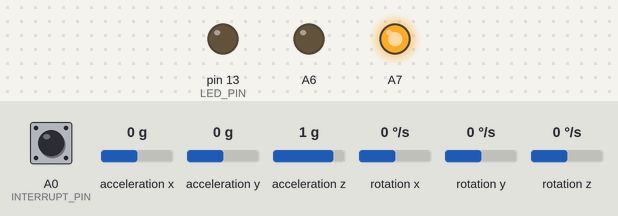
A sketch run on a simulated Teensy 4. Parts: output pins drawn as LEDs (lit = HIGH). Inputs (shaded band) come from the test bench; at power-on: A0 (INTERRUPT_PIN) LOW, acceleration x 0 g, acceleration y 0 g, acceleration z 1 g, rotation x 0 °/s, rotation y 0 °/s, rotation z 0 °/s. The sensor or clock chip raises its interrupt line as the real part does; what the sketch prints to the serial monitor is not drawn.

Above: at 0.8 s.
At 8.91 s:
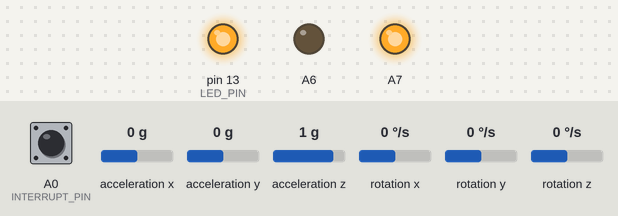
Timing chart, 0 to 22.0 s (numbered marks = the images above):
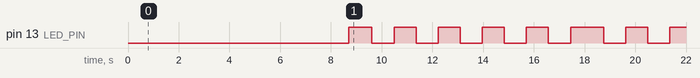

Measured:
- by itself, pin 13 (LED_PIN): goes 5 × (HIGH 0.91 s, LOW 0.87 s), HIGH 1.3 s, LOW 0.87 s, HIGH 0.87 s, LOW 0.87 s, then HIGH

The sketch:

rwp-1.ino
```cpp
// Reaction Wheel Pendulum Controller
// Kyle Bartholomew
// June 13, 2017


// This code is based on the I2Cdev example projects and uses the I2Cdev library, hence this license:
/* ============================================
  I2Cdev device library code is placed under the MIT license
  Copyright (c) 2012 Jeff Rowberg

  Permission is hereby granted, free of charge, to any person obtaining a copy
  of this software and associated documentation files (the "Software"), to deal
  in the Software without restriction, including without limitation the rights
  to use, copy, modify, merge, publish, distribute, sublicense, and/or sell
  copies of the Software, and to permit persons to whom the Software is
  furnished to do so, subject to the following conditions:

  The above copyright notice and this permission notice shall be included in
  all copies or substantial portions of the Software.

  THE SOFTWARE IS PROVIDED "AS IS", WITHOUT WARRANTY OF ANY KIND, EXPRESS OR
  IMPLIED, INCLUDING BUT NOT LIMITED TO THE WARRANTIES OF MERCHANTABILITY,
  FITNESS FOR A PARTICULAR PURPOSE AND NONINFRINGEMENT. IN NO EVENT SHALL THE
  AUTHORS OR COPYRIGHT HOLDERS BE LIABLE FOR ANY CLAIM, DAMAGES OR OTHER
  LIABILITY, WHETHER IN AN ACTION OF CONTRACT, TORT OR OTHERWISE, ARISING FROM,
  OUT OF OR IN CONNECTION WITH THE SOFTWARE OR THE USE OR OTHER DEALINGS IN
  THE SOFTWARE.
  ===============================================
*/

// I2Cdev and MPU6050 must be installed as libraries, or else the .cpp/.h files
// for both classes must be in the include path of your project
#include "I2Cdev.h"

#include "MPU6050_6Axis_MotionApps20.h"

#include "Wire.h"


// class default I2C address is 0x68
// specific I2C addresses may be passed as a parameter here
// AD0 low = 0x68 (default for SparkFun breakout and InvenSense evaluation board)
// AD0 high = 0x69
MPU6050 mpu;
//MPU6050 mpu(0x69); // <-- use for AD0 high

/* =========================================================================
   NOTE: In addition to connection 3.3v, GND, SDA, and SCL, this sketch
   depends on the MPU-6050's INT pin being connected to the Arduino's
   external interrupt #0 pin. On the Arduino Uno and Mega 2560, this is
   digital I/O pin 2.
   ========================================================================= */

/* =========================================================================
   NOTE: Arduino v1.0.1 with the Leonardo board generates a compile error
   when using Serial.write(buf, len). The Teapot output uses this method.
   The solution requires a modification to the Arduino USBAPI.h file, which
   is fortunately simple, but annoying. This will be fixed in the next IDE
   release. For more info, see these links:

   http://arduino.cc/forum/index.php/topic,109987.0.html
   http://code.google.com/p/arduino/issues/detail?id=958
   ========================================================================= */


#define INTERRUPT_PIN 14  // use pin 2 on Arduino Uno & most boards
#define SERVOPIN 12
#define LED_PIN 13 // (Arduino is 13, Teensy is 11, Teensy++ is 6)
bool blinkState = false;

// MPU control/status vars
bool dmpReady = false;  // set true if DMP init was successful
uint8_t mpuIntStatus;   // holds actual interrupt status byte from MPU
uint8_t devStatus;      // return status after each device operation (0 = success, !0 = error)
uint16_t packetSize;    // expected DMP packet size (default is 42 bytes)
uint16_t fifoCount;     // count of all bytes currently in FIFO
uint8_t fifoBuffer[64]; // FIFO storage buffer

// orientation/motion vars
Quaternion q;           // [w, x, y, z]         quaternion container
VectorInt16 aa;         // [x, y, z]            accel sensor measurements
VectorInt16 aaReal;     // [x, y, z]            gravity-free accel sensor measurements
VectorInt16 aaWorld;    // [x, y, z]            world-frame accel sensor measurements
VectorFloat gravity;    // [x, y, z]            gravity vector
float euler[3];         // [psi, theta, phi]    Euler angle container
float ypr[3];           // [yaw, pitch, roll]   yaw/pitch/roll container and gravity vector

double rolldeg = 0.0;

double error = 0, lastError = 0, currentTime = 0, lastTime = 0, motorOutput = 0,
       pterm = 0, dterm = 0, measuredVel = 0, velocity = 0, dt = 0;

double kp = 18.0;
double kd = -9.0;
double deadband = 0.0;
double setpoint = 2.25;
double range = 20.0; // amps

double setpointfilter = .999; //unused

unsigned long counter = 0;

// ================================================================
// ===               INTERRUPT DETECTION ROUTINE                ===
// ================================================================

volatile bool mpuInterrupt = false;     // indicates whether MPU interrupt pin has gone high
void dmpDataReady() {
  mpuInterrupt = true;
}


// ================================================================
// ===                      INITIAL SETUP                       ===
// ================================================================

void setup() {
  pinMode(21, OUTPUT);
  pinMode(20, OUTPUT);
  digitalWrite(21, HIGH);
  digitalWrite(20, LOW);
  delay(200); // wait for mpu6050 to boot up
  // join I2C bus (I2Cdev library doesn't do this automatically)
  Wire.begin();
  //Wire.setClock(400000); // 400kHz I2C clock. Comment this line if having compilation difficulties

  Serial.begin(9600); // this is actually much faster since it is over usb

  Serial2.begin(115200); // this is the actual speed of Serial2

  // initialize device
  Serial.println(F("Initializing I2C devices..."));
  mpu.initialize();
  pinMode(INTERRUPT_PIN, INPUT);

  // verify connection
  Serial.println(F("Testing device connections..."));
  Serial.println(mpu.testConnection() ? F("MPU6050 connection successful") : F("MPU6050 connection failed"));

  // load and configure the DMP
  Serial.println(F("Initializing DMP..."));
  devStatus = mpu.dmpInitialize();

  // supply your own gyro offsets here, scaled for min sensitivity
  // Use IMU_Zero to find the proper offsets
  mpu.setXGyroOffset(49);
  mpu.setYGyroOffset(-43);
  mpu.setZGyroOffset(25);
  mpu.setXAccelOffset(-2397);
  mpu.setYAccelOffset(-1303);
  mpu.setZAccelOffset(1600);

  // make sure it worked (returns 0 if so)
  if (devStatus == 0) {
    // turn on the DMP, now that it's ready
    Serial.println(F("Enabling DMP..."));
    mpu.setDMPEnabled(true);

    // enable Arduino interrupt detection
    Serial.println(F("Enabling interrupt detection (Arduino external interrupt 0)..."));
    attachInterrupt(digitalPinToInterrupt(INTERRUPT_PIN), dmpDataReady, RISING);
    mpuIntStatus = mpu.getIntStatus();

    // set our DMP Ready flag so the main loop() function knows it's okay to use it
    Serial.println(F("DMP ready! Waiting for first interrupt..."));
    dmpReady = true;

    // get expected DMP packet size for later comparison
    packetSize = mpu.dmpGetFIFOPacketSize();
  } else {
    // ERROR!
    // 1 = initial memory load failed
    // 2 = DMP configuration updates failed
    // (if it's going to break, usually the code will be 1)
    Serial.print(F("DMP Initialization failed (code "));
    Serial.print(devStatus);
    Serial.println(F(")"));
  }

  // configure LED for output
  pinMode(LED_PIN, OUTPUT);

  delay(8000);
}


// ================================================================
// ===                    MAIN PROGRAM LOOP                     ===
// ================================================================

void loop() {
  // if programming failed, don't try to do anything
  if (!dmpReady) return;
  // wait for MPU interrupt or extra packet(s) available
  while (!mpuInterrupt && fifoCount < packetSize) {
    // other program behavior stuff here
    // .
    // .
    // .
    // if you are really paranoid you can frequently test in between other
    // stuff to see if mpuInterrupt is true, and if so, "break;" from the
    // while() loop to immediately process the MPU data
    // .
    // .
    // .


  }

  // reset interrupt flag and get INT_STATUS byte
  mpuInterrupt = false;
  mpuIntStatus = mpu.getIntStatus();

  // get current FIFO count
  fifoCount = mpu.getFIFOCount();

  // check for overflow (this should never happen unless our code is too inefficient)
  if ((mpuIntStatus & 0x10) || fifoCount == 1024) {
    // reset so we can continue cleanly
    mpu.resetFIFO();
    Serial.println(F("FIFO overflow!"));

    // otherwise, check for DMP data ready interrupt (this should happen frequently)
  } else if (mpuIntStatus & 0x02) {

    counter++;

    // wait for correct available data length, should be a VERY short wait
    while (fifoCount < packetSize) fifoCount = mpu.getFIFOCount();

    // read a packet from FIFO
    mpu.getFIFOBytes(fifoBuffer, packetSize);

    // track FIFO count here in case there is > 1 packet available
    // (this lets us immediately read more without waiting for an interrupt)
    fifoCount -= packetSize;

    mpu.dmpGetQuaternion(&q, fifoBuffer);
    mpu.dmpGetGravity(&gravity, &q);
    mpu.dmpGetYawPitchRoll(ypr, &q, &gravity);

    rolldeg = ypr[2] * 180 / M_PI; // convert from rad to degrees
    velocity = mpu.getRotationX() / 100.0;

    // Here are some attempts at a setpoint adjustment system.
    //if(abs(rolldeg)<5.0 && abs(velocity)<.05 && motorOutput<2.0) setpoint = setpoint - (.001 * (setpoint - rolldeg));

    //if(abs(rolldeg)<5.0) setpoint = setpointfilter * setpoint - ((1 - setpointfilter) * (setpoint - rolldeg));

    error = setpoint - rolldeg;

    pterm = kp * error;

    currentTime = (double)micros() / (double)1000000;
    dt = currentTime - lastTime;

    //measuredVel = ((error-lastError)/dt); // No longer used. This is numerical differentiation.
    //velocity = velocity - (beta * (velocity - measuredVel));

    dterm = velocity * kd;

    // uncomment this to get the cycle frequency. It is stuck at 100hz in my testing because every loop it waits for new data from the IMU, which comes in at 100hz.
    //Serial.print("CYCLE Hz: ");
    //Serial.println(1/dt);

    motorOutput = pterm + dterm;

    lastError = error;
    lastTime = currentTime;

    motorOutput = constrain(motorOutput, -range, range);

    if (abs(motorOutput) < deadband) motorOutput = 0.0; // deadband

    if (abs(rolldeg) > 5.0) motorOutput = 0.0; // overtravel

    Serial2.print(motorOutput);
    Serial2.print("a");

    // blink LED to indicate activity
    blinkState = !blinkState;
    digitalWrite(LED_PIN, blinkState);

//#define PRINT
#ifdef PRINT
      if(counter%5==0) {
      Serial.print(rolldeg);
      Serial.print(",");
      Serial.print(setpoint);
      Serial.print(",");
      Serial.print(motorOutput);
      Serial.print(",");
      Serial.print(velocity);
      Serial.print(",");
      Serial.print(1/dt);
      Serial.print("\n");
      }
#endif
  }
}
```
